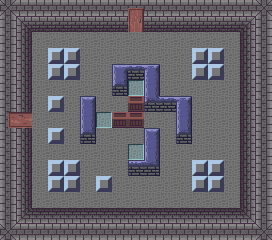

The image is a tile-based game level rendered from a .tmx file. Its description and complete source (layers, tilesets, objects, tile grids) follow:
An orthogonal 17x15 tile map with 16x16 px tiles, 1 tile layer (base).

<map version="1.10" tiledversion="1.10.2" orientation="orthogonal" renderorder="right-down" width="17" height="15" tilewidth="16" tileheight="16" infinite="0" nextlayerid="8" nextobjectid="1">
 <editorsettings>
  <export target="level2.lua" format="lua" />
 </editorsettings>
 <properties>
  <property name="north" value="level3" />
  <property name="start" value="west" />
  <property name="west" value="level1" />
 </properties>
 <tileset firstgid="1" source="level_tiles.tsx" />
 <layer id="1" name="base" width="17" height="15">
  <data encoding="csv">
32,37,37,37,37,37,37,37,33,37,37,37,37,37,37,37,32,
38,1,2,2,2,2,2,2,41,2,2,2,2,2,2,3,38,
38,9,10,10,10,10,10,10,10,10,10,10,10,10,10,11,38,
38,9,10,39,39,10,10,10,10,10,10,10,39,39,10,11,38,
38,9,10,39,39,10,10,4,29,6,10,10,39,39,10,11,38,
38,9,10,10,10,10,10,23,25,15,10,10,10,10,10,11,38,
38,9,10,39,10,7,10,10,26,20,29,6,10,10,10,11,38,
42,43,10,10,10,15,25,26,26,10,10,15,10,10,10,11,38,
38,9,10,39,10,23,10,10,10,7,10,23,10,10,10,11,38,
38,9,10,10,10,10,10,10,25,15,10,10,10,10,10,11,38,
38,9,10,39,39,10,10,10,28,22,10,10,39,39,10,11,38,
38,9,10,39,39,10,39,10,10,10,10,10,39,39,10,11,38,
38,9,10,10,10,10,10,10,10,10,10,10,10,10,10,11,38,
38,17,18,18,18,18,18,18,18,18,18,18,18,18,18,19,38,
32,37,37,37,37,37,37,37,37,37,37,37,37,37,37,37,32
</data>
 </layer>
</map>
